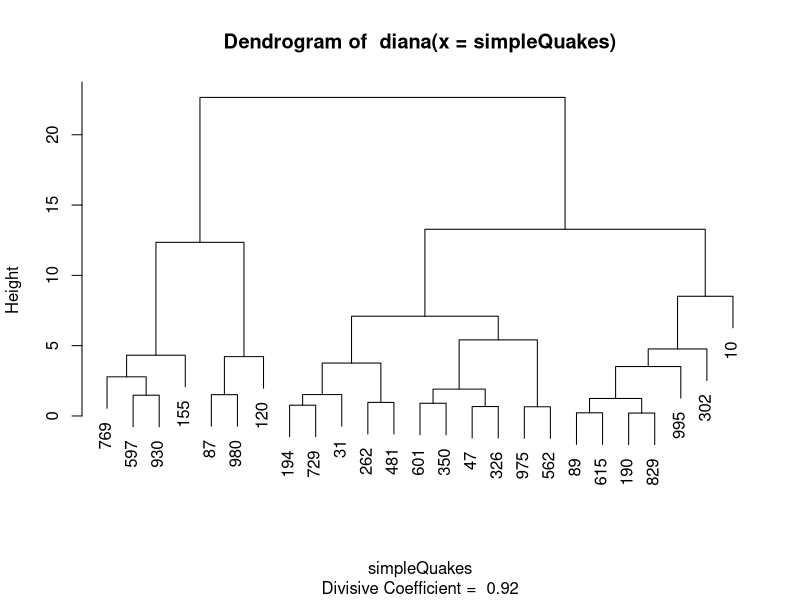

This figure's R source:
# clustering with diana
# Hierarchical method
# divisive. Starts with one cluster and breaks it down
# vs agglomerative
# Divisive is more efficient and accurate - perhaps

library(cluster)

# downsample quakes for demonstration. from 500 to 25
simpleQuakes <- quakes[sample(nrow(quakes),25),c("long","lat")]

diana(simpleQuakes)

plot(diana(simpleQuakes), which.plots = 2)

# what is going on?
?diana
?diana.object
